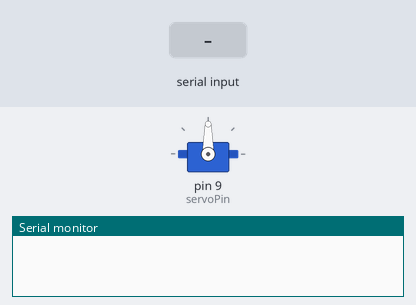
The sketch below on a simulated Arduino Uno, built with avr-gcc and run on an emulated ATmega328P. Shown: servo, the last lines printed to the serial monitor. Inputs (shaded band) come from the test bench.

Above: at 1.2 s.
1.3 s: "30,150\n" received over Serial
At 2.9 s:
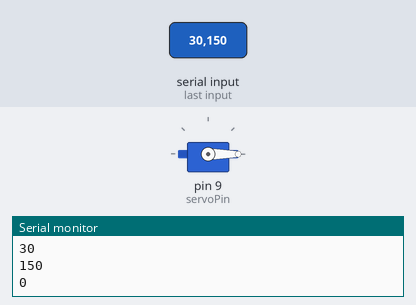
3.8 s: "90,45\n" received over Serial
At 4.6 s:
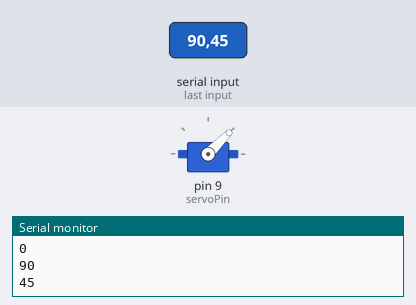
6.3 s: "200\n" received over Serial
At 7.1 s:
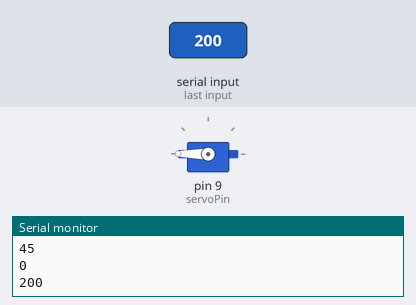
Timing chart, 0 to 9.3 s (numbered marks = the images above; inputs shaded):
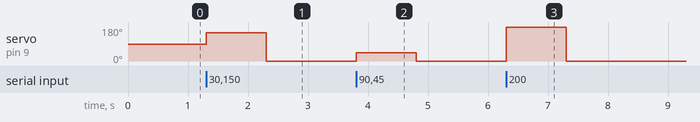

Measured:
- after the input at 1.3 s, servo on pin 9 (servoPin): 90° → 150° at once, → 0° 1.0 s later
- after the input at 3.8 s, servo on pin 9 (servoPin): 0° → 45° at once, → 0° 1.0 s later
- after the input at 6.3 s, servo on pin 9 (servoPin): 0° → 180° at once, → 0° 1.0 s later

The sketch:

Khobau_servo.ino
```cpp
#include <Servo.h>
Servo myservo;
int servoPin = 9;       // Khai báo chân điều khiển servo

void setup ()
{
    myservo.attach(servoPin);

    Serial.begin(9600);
}

void loop ()
{
  if(Serial.available()>0){
    int value = Serial.parseInt();
    int servoPos = map(value, 0, 180, 0, 180);
    myservo.write(servoPos);
    Serial.println(servoPos);
}
}
```
